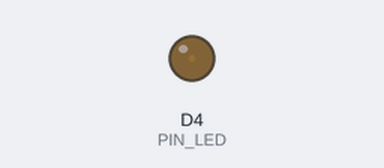
The sketch below on a simulated ESP8266 (NodeMCU). On the bench: output pins drawn as LEDs (lit = HIGH).

Above: at 0.05 s.
At 2.15 s:
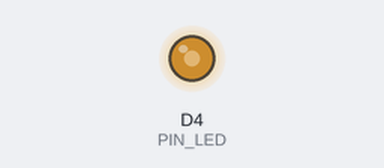
At 3.45 s:
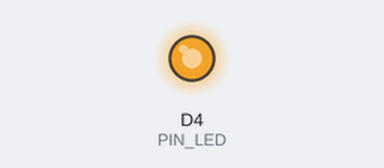
At 6.9 s:
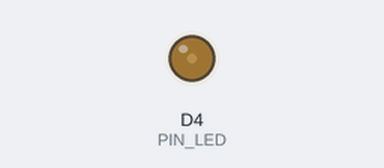
Timing chart, 0 to 10.0 s (numbered marks = the images above):
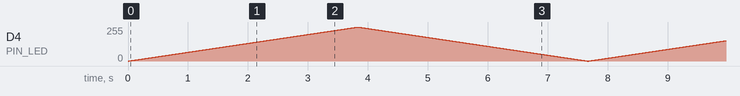

The sketch:

PWM_output.ino
```cpp
#define PIN_LED D4
int PWM_value =0;

void setup() {
  pinMode(PIN_LED, OUTPUT); //設置引腳模式
  analogWrite(PIN_LED, 0);
}

 void loop() {
  for(int val=0;val<255;val++){
    analogWrite(PIN_LED, val);
    delay(15);
  }
  for(int val=255;val>=0;val--){
    analogWrite(PIN_LED, val);
    delay(15);
  }
}
```
